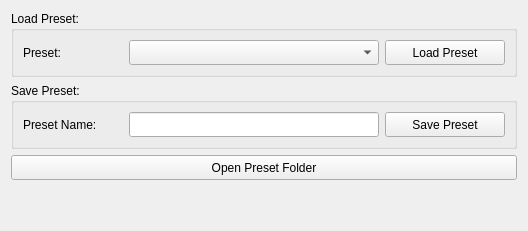
        <widget class="QWidget" name="tab_3">
         <attribute name="title">
          <string>Presets</string>
         </attribute>
         <layout class="QVBoxLayout" name="verticalLayout_37">
          <item>
           <layout class="QVBoxLayout" name="verticalLayout_12">
            <item>
             <widget class="QGroupBox" name="groupBox_3">
              <property name="sizePolicy">
               <sizepolicy hsizetype="MinimumExpanding" vsizetype="Preferred">
                <horstretch>0</horstretch>
                <verstretch>0</verstretch>
               </sizepolicy>
              </property>
              <property name="minimumSize">
               <size>
                <width>0</width>
                <height>60</height>
               </size>
              </property>
              <property name="title">
               <string>Load Preset:</string>
              </property>
              <layout class="QVBoxLayout" name="verticalLayout_9">
               <item>
                <layout class="QHBoxLayout" name="horizontalLayout_35">
                 <item>
                  <widget class="QLabel" name="label_5">
                   <property name="sizePolicy">
                    <sizepolicy hsizetype="Fixed" vsizetype="Fixed">
                     <horstretch>0</horstretch>
                     <verstretch>0</verstretch>
                    </sizepolicy>
                   </property>
                   <property name="minimumSize">
                    <size>
                     <width>100</width>
                     <height>25</height>
                    </size>
                   </property>
                   <property name="text">
                    <string>Preset:</string>
                   </property>
                  </widget>
                 </item>
                 <item>
                  <widget class="QComboBox" name="load_preset_combobox">
                   <property name="sizePolicy">
                    <sizepolicy hsizetype="MinimumExpanding" vsizetype="Fixed">
                     <horstretch>0</horstretch>
                     <verstretch>0</verstretch>
                    </sizepolicy>
                   </property>
                   <property name="minimumSize">
                    <size>
                     <width>250</width>
                     <height>25</height>
                    </size>
                   </property>
                   <property name="editable">
                    <bool>false</bool>
                   </property>
                   <property name="insertPolicy">
                    <enum>QComboBox::InsertAtTop</enum>
                   </property>
                  </widget>
                 </item>
                 <item>
                  <widget class="QPushButton" name="load_preset_button">
                   <property name="sizePolicy">
                    <sizepolicy hsizetype="Fixed" vsizetype="Fixed">
                     <horstretch>0</horstretch>
                     <verstretch>0</verstretch>
                    </sizepolicy>
                   </property>
                   <property name="minimumSize">
                    <size>
                     <width>120</width>
                     <height>25</height>
                    </size>
                   </property>
                   <property name="text">
                    <string>Load Preset</string>
                   </property>
                  </widget>
                 </item>
                </layout>
               </item>
              </layout>
             </widget>
            </item>
            <item>
             <widget class="QGroupBox" name="groupBox_7">
              <property name="sizePolicy">
               <sizepolicy hsizetype="MinimumExpanding" vsizetype="Preferred">
                <horstretch>0</horstretch>
                <verstretch>0</verstretch>
               </sizepolicy>
              </property>
              <property name="minimumSize">
               <size>
                <width>0</width>
                <height>60</height>
               </size>
              </property>
              <property name="title">
               <string>Save Preset:</string>
              </property>
              <layout class="QVBoxLayout" name="verticalLayout_8">
               <item>
                <layout class="QHBoxLayout" name="horizontalLayout_33">
                 <item>
                  <widget class="QLabel" name="label_29">
                   <property name="sizePolicy">
                    <sizepolicy hsizetype="Fixed" vsizetype="Fixed">
                     <horstretch>0</horstretch>
                     <verstretch>0</verstretch>
                    </sizepolicy>
                   </property>
                   <property name="minimumSize">
                    <size>
                     <width>100</width>
                     <height>25</height>
                    </size>
                   </property>
                   <property name="text">
                    <string>Preset Name:</string>
                   </property>
                  </widget>
                 </item>
                 <item>
                  <widget class="QLineEdit" name="save_preset_name">
                   <property name="sizePolicy">
                    <sizepolicy hsizetype="MinimumExpanding" vsizetype="Fixed">
                     <horstretch>0</horstretch>
                     <verstretch>0</verstretch>
                    </sizepolicy>
                   </property>
                   <property name="minimumSize">
                    <size>
                     <width>250</width>
                     <height>25</height>
                    </size>
                   </property>
                  </widget>
                 </item>
                 <item>
                  <widget class="QPushButton" name="save_preset_button">
                   <property name="enabled">
                    <bool>true</bool>
                   </property>
                   <property name="sizePolicy">
                    <sizepolicy hsizetype="Fixed" vsizetype="Fixed">
                     <horstretch>0</horstretch>
                     <verstretch>0</verstretch>
                    </sizepolicy>
                   </property>
                   <property name="minimumSize">
                    <size>
                     <width>120</width>
                     <height>25</height>
                    </size>
                   </property>
                   <property name="text">
                    <string>Save Preset</string>
                   </property>
                  </widget>
                 </item>
                </layout>
               </item>
              </layout>
             </widget>
            </item>
            <item>
             <widget class="QPushButton" name="preset_explore">
              <property name="sizePolicy">
               <sizepolicy hsizetype="MinimumExpanding" vsizetype="Fixed">
                <horstretch>0</horstretch>
                <verstretch>0</verstretch>
               </sizepolicy>
              </property>
              <property name="minimumSize">
               <size>
                <width>250</width>
                <height>25</height>
               </size>
              </property>
              <property name="text">
               <string>Open Preset Folder</string>
              </property>
              <property name="icon">
               <iconset resource="ui_images.qrc">
                <normaloff>:/images/system-search.png</normaloff>:/images/system-search.png</iconset>
              </property>
             </widget>
            </item>
            <item>
             <spacer name="verticalSpacer_2">
              <property name="orientation">
               <enum>Qt::Vertical</enum>
              </property>
              <property name="sizeHint" stdset="0">
               <size>
                <width>20</width>
                <height>40</height>
               </size>
              </property>
             </spacer>
            </item>
           </layout>
          </item>
         </layout>
        </widget>
